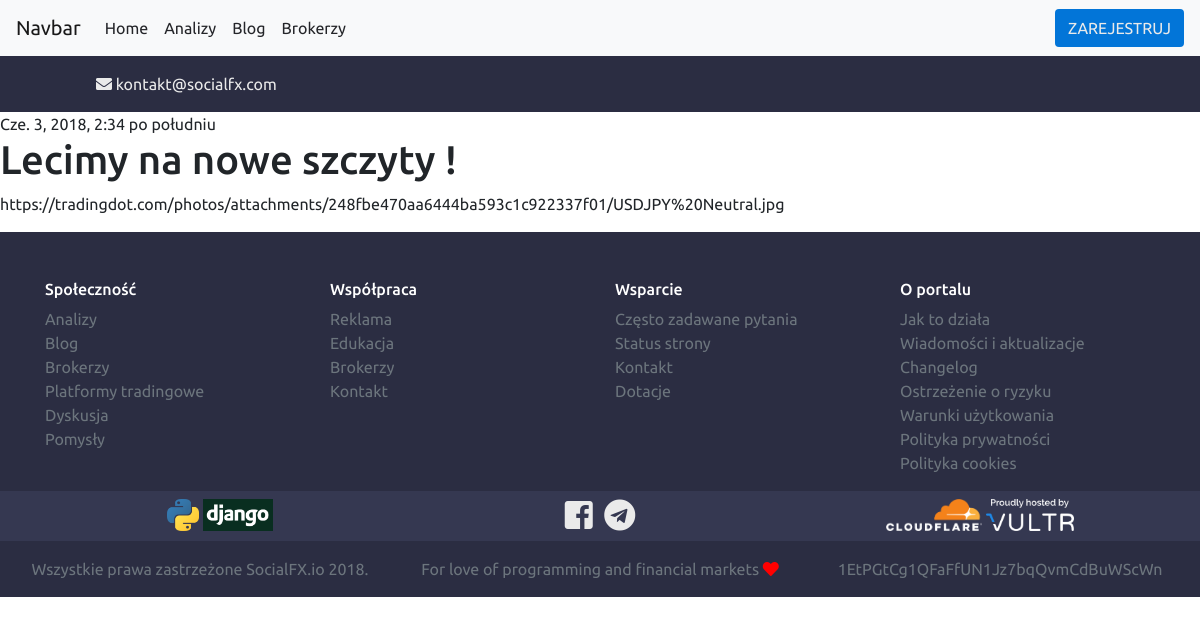
Page /analiza/1/ on the committed database.
### analizy/models.py (models this page shows, shortened)
class Analiza(models.Model):
    author = models.ForeignKey('auth.User', on_delete=models.CASCADE)
    title = models.CharField(max_length=200)
    EUR_USD = 'EUR/USD'
    USD_JPY = 'USD/JPY'
    waluta = (
        (EUR_USD, 'EUR/USD'),
        (USD_JPY, 'USD/JPY'),
    )
    instrument = models.CharField(max_length=200,choices=waluta,default=EUR_USD,)
    NEUTRAL = 'NEUTRAL'
    SELL = 'SELL'
    BUY = 'BUY'
    direction = (
        (NEUTRAL, 'NEUTRAL'),
        (SELL, 'SELL'),
        (BUY, 'BUY'),
    )
    direction = models.CharField(max_length=200, choices=direction, default=NEUTRAL, )
    text = models.TextField()
    created_date = models.DateTimeField(default=timezone.now)
    published_date = models.DateTimeField(default=timezone.now)

### analizy/views.py (the view)
# urls.py: re_path(r'^analiza/(?P<pk>\d+)/$', views.analiza_detail, name='analiza_detail'),
def analiza_detail(request, pk):
    analiza = get_object_or_404(Analiza, pk=pk)
    return render(request, 'analizy/analiza_detail.html', {'analiza': analiza})

### templates/analizy/analiza_detail.html
{% extends 'base.html' %}
{% block content %}
        {% if analiza.published_date %}
           {{ analiza.published_date }}
        {% endif %}
        <h1>{{ analiza.title }}</h1>
        <p>{{ analiza.text|linebreaksbr }}</p>
{% endblock %}

### static/css/theme.css (style rules this page uses)
body { font-family:'Ubuntu',sans-serif }

### rows in the picture
Analiza: published_date "Cze. 3, 2018, 2:34 po południu", title "Lecimy na nowe szczyty !", text "https://tradingdot.com/photos/attachments/248fbe470aa6444ba593c1c922337f01/USDJPY%20Neutral.jpg"
